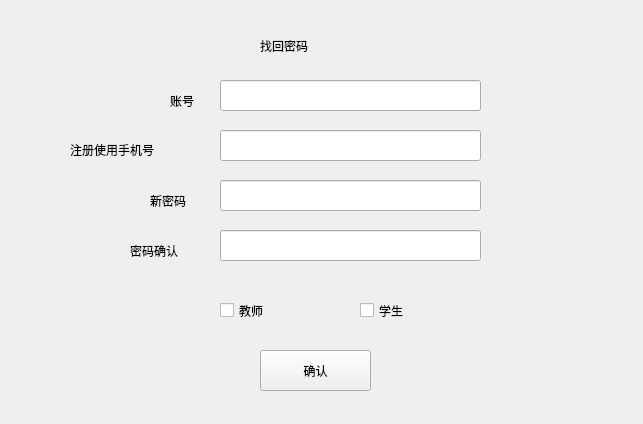
<?xml version="1.0" encoding="UTF-8"?>
<ui version="4.0">
 <class>Find</class>
 <widget class="QMainWindow" name="Find">
  <property name="geometry">
   <rect>
    <x>0</x>
    <y>0</y>
    <width>643</width>
    <height>424</height>
   </rect>
  </property>
  <property name="minimumSize">
   <size>
    <width>643</width>
    <height>418</height>
   </size>
  </property>
  <property name="maximumSize">
   <size>
    <width>643</width>
    <height>1000</height>
   </size>
  </property>
  <property name="windowTitle">
   <string>MainWindow</string>
  </property>
  <widget class="QWidget" name="centralwidget">
   <widget class="QLabel" name="label">
    <property name="geometry">
     <rect>
      <x>260</x>
      <y>30</y>
      <width>121</width>
      <height>31</height>
     </rect>
    </property>
    <property name="styleSheet">
     <string notr="true">font: 18pt &quot;隶书&quot;;</string>
    </property>
    <property name="text">
     <string>找回密码</string>
    </property>
   </widget>
   <widget class="QLineEdit" name="account">
    <property name="geometry">
     <rect>
      <x>220</x>
      <y>80</y>
      <width>261</width>
      <height>31</height>
     </rect>
    </property>
   </widget>
   <widget class="QLineEdit" name="tele">
    <property name="geometry">
     <rect>
      <x>220</x>
      <y>130</y>
      <width>261</width>
      <height>31</height>
     </rect>
    </property>
   </widget>
   <widget class="QLineEdit" name="affirm">
    <property name="geometry">
     <rect>
      <x>220</x>
      <y>230</y>
      <width>261</width>
      <height>31</height>
     </rect>
    </property>
    <property name="echoMode">
     <enum>QLineEdit::Password</enum>
    </property>
   </widget>
   <widget class="QLabel" name="label_2">
    <property name="geometry">
     <rect>
      <x>70</x>
      <y>140</y>
      <width>141</width>
      <height>20</height>
     </rect>
    </property>
    <property name="styleSheet">
     <string notr="true">font: 12pt &quot;黑体&quot;;</string>
    </property>
    <property name="text">
     <string>注册使用手机号</string>
    </property>
   </widget>
   <widget class="QLabel" name="label_3">
    <property name="geometry">
     <rect>
      <x>170</x>
      <y>90</y>
      <width>41</width>
      <height>21</height>
     </rect>
    </property>
    <property name="styleSheet">
     <string notr="true">font: 12pt &quot;黑体&quot;;</string>
    </property>
    <property name="text">
     <string>账号</string>
    </property>
   </widget>
   <widget class="QLabel" name="label_4">
    <property name="geometry">
     <rect>
      <x>130</x>
      <y>240</y>
      <width>81</width>
      <height>21</height>
     </rect>
    </property>
    <property name="styleSheet">
     <string notr="true">font: 12pt &quot;黑体&quot;;</string>
    </property>
    <property name="text">
     <string>密码确认</string>
    </property>
   </widget>
   <widget class="QLineEdit" name="new_pwd">
    <property name="geometry">
     <rect>
      <x>220</x>
      <y>180</y>
      <width>261</width>
      <height>31</height>
     </rect>
    </property>
    <property name="echoMode">
     <enum>QLineEdit::Password</enum>
    </property>
   </widget>
   <widget class="QLabel" name="label_5">
    <property name="geometry">
     <rect>
      <x>150</x>
      <y>190</y>
      <width>61</width>
      <height>21</height>
     </rect>
    </property>
    <property name="styleSheet">
     <string notr="true">font: 12pt &quot;黑体&quot;;</string>
    </property>
    <property name="text">
     <string>新密码</string>
    </property>
   </widget>
   <widget class="QPushButton" name="pushButton">
    <property name="geometry">
     <rect>
      <x>260</x>
      <y>350</y>
      <width>111</width>
      <height>41</height>
     </rect>
    </property>
    <property name="cursor">
     <cursorShape>PointingHandCursor</cursorShape>
    </property>
    <property name="styleSheet">
     <string notr="true">font: 12pt &quot;黑体&quot;;</string>
    </property>
    <property name="text">
     <string>确认</string>
    </property>
   </widget>
   <widget class="QWidget" name="widget" native="true">
    <property name="geometry">
     <rect>
      <x>170</x>
      <y>280</y>
      <width>311</width>
      <height>61</height>
     </rect>
    </property>
    <widget class="QCheckBox" name="teacher">
     <property name="geometry">
      <rect>
       <x>50</x>
       <y>20</y>
       <width>71</width>
       <height>21</height>
      </rect>
     </property>
     <property name="cursor">
      <cursorShape>PointingHandCursor</cursorShape>
     </property>
     <property name="styleSheet">
      <string notr="true">font: 12pt &quot;黑体&quot;;</string>
     </property>
     <property name="text">
      <string>教师</string>
     </property>
     <property name="autoExclusive">
      <bool>true</bool>
     </property>
    </widget>
    <widget class="QCheckBox" name="student">
     <property name="geometry">
      <rect>
       <x>190</x>
       <y>20</y>
       <width>71</width>
       <height>21</height>
      </rect>
     </property>
     <property name="cursor">
      <cursorShape>PointingHandCursor</cursorShape>
     </property>
     <property name="styleSheet">
      <string notr="true">font: 12pt &quot;黑体&quot;;</string>
     </property>
     <property name="text">
      <string>学生</string>
     </property>
     <property name="autoExclusive">
      <bool>true</bool>
     </property>
    </widget>
   </widget>
  </widget>
 </widget>
 <resources/>
 <connections/>
</ui>
